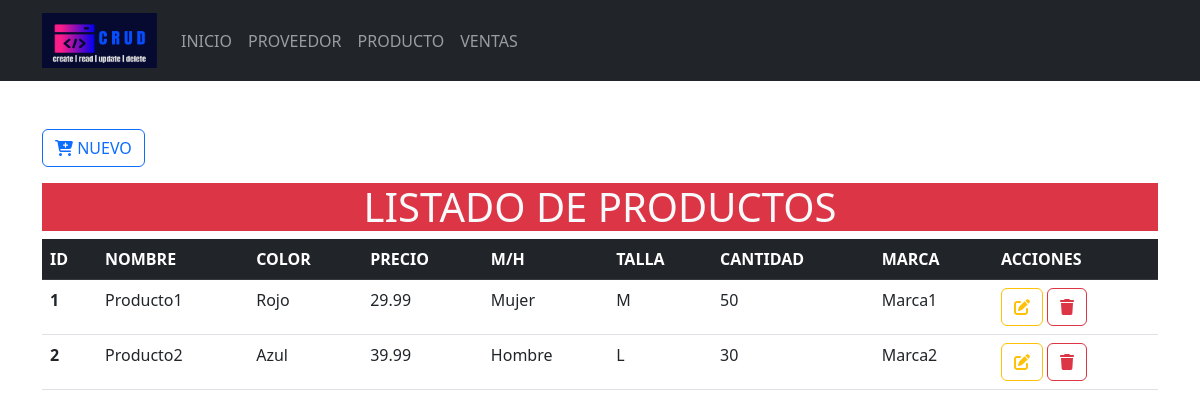
/Formularios/categorias/index.php, run on the app's committed database.
### tables this page shows
CREATE TABLE `producto` (
  `id_producto` INT(11) PRIMARY KEY AUTO_INCREMENT,
  `nombre_p` VARCHAR(50) NOT NULL,
  `color` VARCHAR(50) NOT NULL,
  `precio` FLOAT(10, 2) NOT NULL,
  `mujer_hombre` VARCHAR(50) NOT NULL,
  `talla` VARCHAR(50) NOT NULL,
  `cantidad` VARCHAR(50) NOT NULL,
  `marca` VARCHAR(50) NOT NULL
);

### Formularios/categorias/index.php (the view, shortened to what this page needs)
<?php
include_once("../../config/conexion.php");
?>
<!doctype html>
<html lang="es">
<head>
    <link rel="stylesheet" href="<?php echo base_url; ?>css/bootstrap.min.css">
</head>
<body>
    <header>
        <nav class="navbar navbar-expand-lg bg-dark" data-bs-theme="dark">
            <div class="container">
                <a class="navbar-brand" href="<?php echo base_url; ?>">
                    <img src="<?php echo base_url; ?>img/logo.png" alt="logo" height="55" width="115">
                </a>
                <div class="collapse navbar-collapse" id="mi-menu">
                <ul class="navbar-nav">
                    <li class="nav-item">
                            <a class="nav-link" href="<?php echo base_url; ?>">INICIO</a>
                        </li>
                        <li class="nav-item">
                            <a class="nav-link" href="<?php echo base_url; ?>Formularios/productos/index.php">PROVEEDOR</a>
                        </li>
                        <li class="nav-item">
                            <a class="nav-link" href="<?php echo base_url; ?>Formularios/categorias/index.php">PRODUCTO</a>
                        </li>
                        <li class="nav-item">
                            <a class="nav-link" href="<?php echo base_url; ?>Formularios/marcas/index.php">VENTAS</a>
                    </ul>
                </div>
            </div>
        </nav>
    </header>
    <div class="container-lg mt-5">
        <a href="crear.php" type="button" class="btn btn-outline-primary mb-3">
            <i class="fa-solid fa-cart-plus fa-beat"></i>
            NUEVO
        </a>
        <h1 class="text-center bg-danger text-light">LISTADO DE PRODUCTOS</h1>
        <div class="table-responsive-sm">
            <table class="table table-hover">
                <thead class="table-dark">
                    <tr>
                        <th scope="col">ID</th>
                        <th scope="col">NOMBRE</th>
                        <th scope="col">COLOR</th>
                        <th scope="col">PRECIO</th>
                        <th scope="col">M/H</th>
                        <th scope="col">TALLA</th>
                        <th scope="col">CANTIDAD</th>
                        <th scope="col">MARCA</th>
                        <th scope="col">ACCIONES</th>
                    </tr>
                </thead>
                <tbody>
                    <?php
                    $sql = $conexion->query("SELECT * FROM producto");
                    while ($resultado = $sql->fetch_assoc()) {
                    ?>
                        <tr>
                            <th scope="row"><?php echo $resultado['id_producto']; ?></th>
                            <td><?php echo $resultado['nombre_p']; ?></td>
                            <td><?php echo $resultado['color']; ?></td>
                            <td><?php echo $resultado['precio']; ?></td>
                            <td><?php echo $resultado['mujer_hombre']; ?></td>
                            <td><?php echo $resultado['talla']; ?></td>
                            <td><?php echo $resultado['cantidad']; ?></td>
                            <td><?php echo $resultado['marca']; ?></td>
                            <td>
                                <a href="<?php echo base_url; ?>Formularios/categorias/actualizar.php?id_producto=<?php echo $resultado['id_producto']; ?>" class="btn btn-outline-warning">
                                    <i class="fa-solid fa-pen-to-square fa-beat"></i>
                                </a>
                                <a href="<?php echo base_url; ?>CRUDC/eliminarDatos.php?id_producto=<?php echo $resultado['id_producto']; ?>" class="btn btn-outline-danger">
                                    <i class="fa-solid fa-trash fa-beat"></i>
                                </a>
                            </td>
                        </tr>
                    <?php
                    }
                    ?>
                </tbody>
            </table>
        </div>
    </div>
</body>
</html>

### data on the page
producto: id_producto "1", nombre_p "Producto1", color "Rojo", precio "29.99", mujer_hombre "Mujer", talla "M", cantidad "50", marca "Marca1"
producto: id_producto "2", nombre_p "Producto2", color "Azul", precio "39.99", mujer_hombre "Hombre", talla "L", cantidad "30", marca "Marca2"
